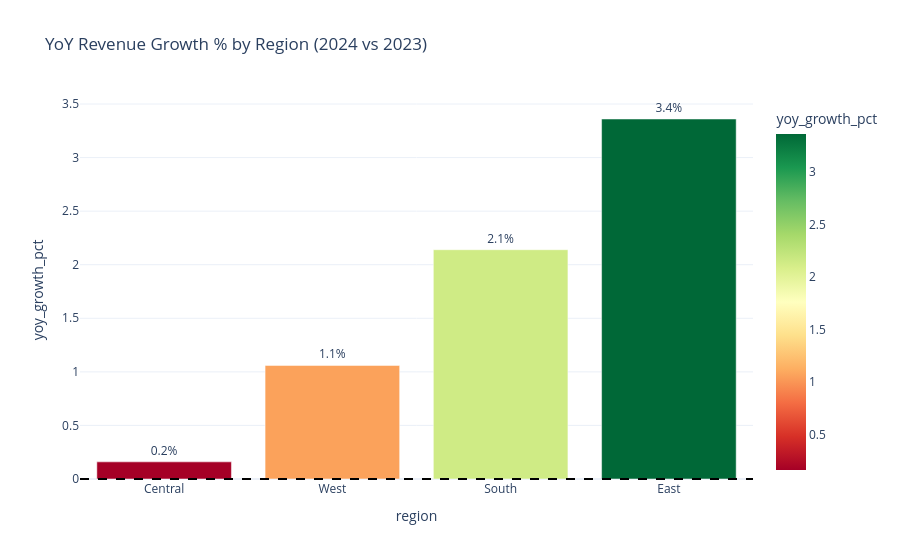

The notebook cell this image was saved under:
### Code cell
# ─── STEP 10: Chart 3 — YoY Growth by Region ─────────────────────────────────
r24 = regional_df[regional_df['year'] == 2024].copy()
fig_yoy = px.bar(r24.sort_values('yoy_growth_pct'), x='region', y='yoy_growth_pct',
                 color='yoy_growth_pct', color_continuous_scale='RdYlGn',
                 text='yoy_growth_pct',
                 title='YoY Revenue Growth % by Region (2024 vs 2023)')
fig_yoy.update_traces(texttemplate='%{text:.1f}%', textposition='outside')
fig_yoy.add_hline(y=0, line_color='black', line_dash='dash')
fig_yoy.update_layout(height=400, template='plotly_white')
fig_yoy.show()
fig_yoy.write_html('sales_pipeline_output/03_yoy_growth.html')
print('Saved: 03_yoy_growth.html')

### Figure 1 — Plotly figure (JSON) as saved in the notebook; plotly's stock layout.template omitted (floating-point values rounded to 4 significant figures)
{"data": [{"hovertemplate": "region=%{x}<br>yoy_growth_pct=%{marker.color}<extra></extra>", "legendgroup": "", "marker": {"color": [0.16, 1.06, 2.14, 3.36], "coloraxis": "coloraxis", "pattern": {"shape": ""}}, "name": "", "orientation": "v", "showlegend": false, "text": [0.16, 1.06, 2.14, 3.36], "textposition": "outside", "texttemplate": "%{text:.1f}%", "type": "bar", "x": ["Central", "West", "South", "East"], "xaxis": "x", "y": [0.16, 1.06, 2.14, 3.36], "yaxis": "y"}], "layout": {"autosize": true, "barmode": "relative", "coloraxis": {"colorbar": {"title": {"text": "yoy_growth_pct"}}, "colorscale": [[0, "rgb(165,0,38)"], [0.1, "rgb(215,48,39)"], [0.2, "rgb(244,109,67)"], [0.3, "rgb(253,174,97)"], [0.4, "rgb(254,224,139)"], [0.5, "rgb(255,255,191)"], [0.6, "rgb(217,239,139)"], [0.7, "rgb(166,217,106)"], [0.8, "rgb(102,189,99)"], [0.9, "rgb(26,152,80)"], [1, "rgb(0,104,55)"]]}, "legend": {"tracegroupgap": 0}, "shapes": [{"line": {"color": "black", "dash": "dash"}, "type": "line", "x0": 0, "x1": 1, "xref": "x domain", "y0": 0, "y1": 0, "yref": "y"}], "title": {"text": "YoY Revenue Growth % by Region (2024 vs 2023)"}, "xaxis": {"anchor": "y", "autorange": true, "domain": [0, 1], "range": [-0.5, 3.5], "title": {"text": "region"}, "type": "category"}, "yaxis": {"anchor": "x", "autorange": true, "domain": [0, 1], "range": [-0.01774, 3.885], "title": {"text": "yoy_growth_pct"}, "type": "linear"}}}
